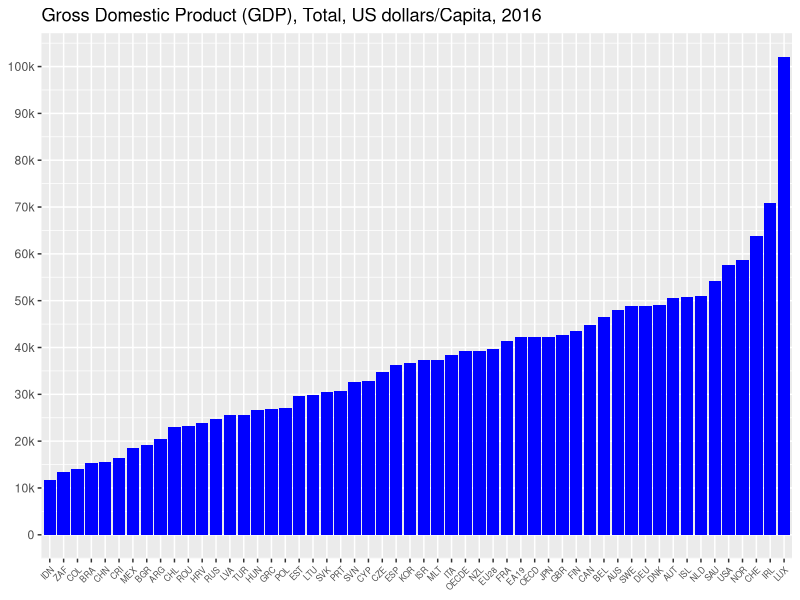

Reproduce this figure in R.
#This code generates a barplot using R for 2016 GDP for selected countries.

#created on 8/28/2018

#author: Benjamin Tayo

library(tidyverse)
library(scales)
data<-read.csv("gdp.csv")
head(data)
names(data)[1]="location"
ind<-order(data$Value)
data<-data%>%mutate(location=location[ind],Value=Value[ind])
data%>%ggplot(aes(reorder(location,Value),Value))+geom_col(fill="blue")+
  scale_y_continuous(breaks=seq(0,100000,10000),
                     labels=c("0","10k","20k","30k","40k","50k","60k","70k","80k","90k","100k"))+
  theme(axis.text.x = element_text(angle = 45, hjust = 1,size=6))+theme(axis.title.x=element_blank())+
  theme(axis.title.y=element_blank())+ggtitle("Gross Domestic Product (GDP), Total, US dollars/Capita, 2016 ")

